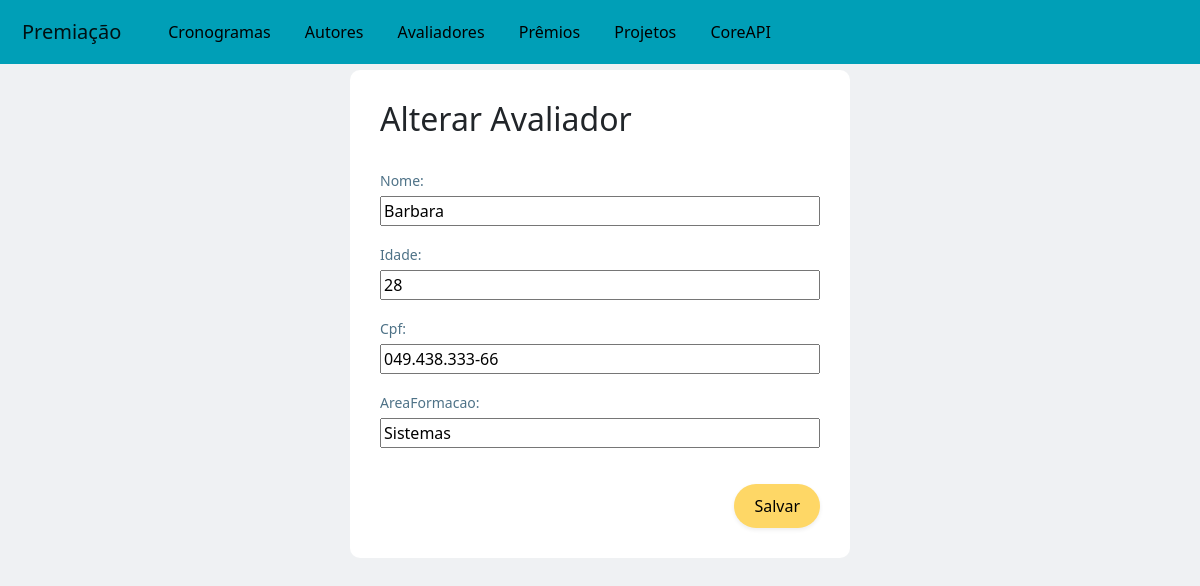
The app's page /teste/alterarAvaliador/1, older data.
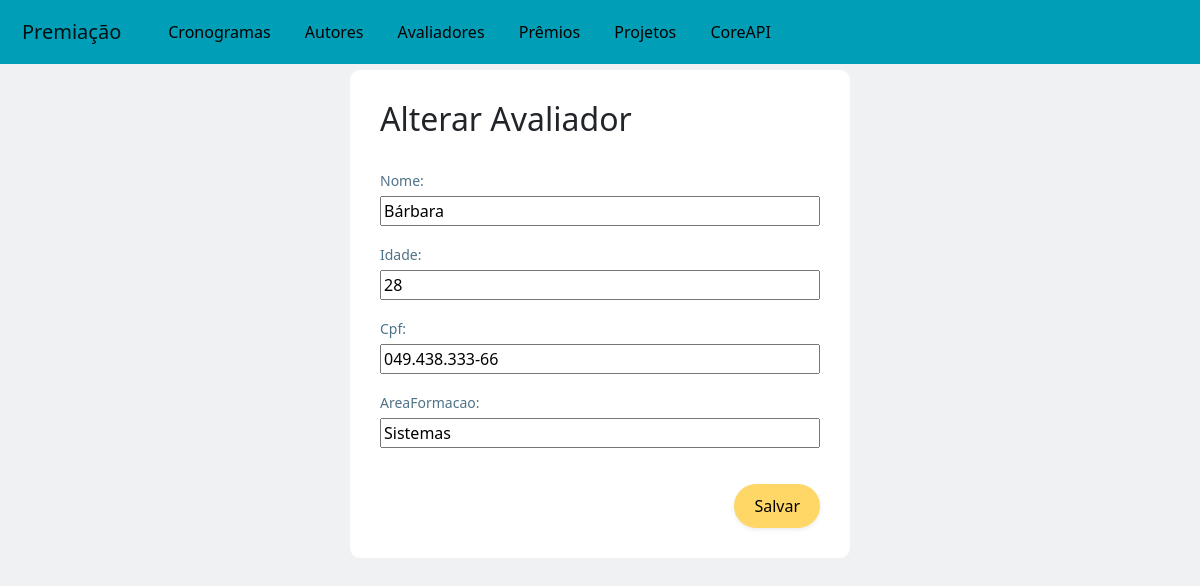
The same page, newer data.
### teste/models.py (models this page shows, shortened)
class Avaliador(models.Model):
    nome = models.CharField(max_length=200)
    idade = models.IntegerField()
    cpf = models.CharField(max_length=20)
    areaFormacao = models.CharField(max_length=100)

### teste/views.py (the view, shortened to what this page needs)
# urls.py: path('alterarAvaliador/<int:id>', views.alterarAvaliador, name='alterarAvaliador'),
def alterarAvaliador(request, id):
    avaliador = Avaliador.objects.get(id=id)
    form = AvaliadorForm(instance=avaliador)
    if request.method == 'GET':
        return render(request, 'Avaliador/alterar_avaliador.html',
                      {'form': form, 'avaliador': avaliador})

### teste/forms.py
class AvaliadorForm(ModelForm):
    class Meta:
        model = Avaliador
        fields = "__all__"

### teste/templates/Avaliador/alterar_avaliador.html (shortened to what this page needs)
{% extends "template.html" %}
{% block content %}
<div class="d-flex justify-content-center">
    <div class="forms">
        <h2>Alterar Avaliador</h2>
        <form action="{% url 'alterarAvaliador' avaliador.id %}" method="POST">
            {{ form.as_p }}
            <button class="button-style shadow-sm" type="submit">Salvar</button>
        </form>
    </div>
</div>
{% endblock %}

Row changes from the older to the newer data that the page shows:
changed Avaliador "Sistemas": nome "Barbara" → "Bárbara"
